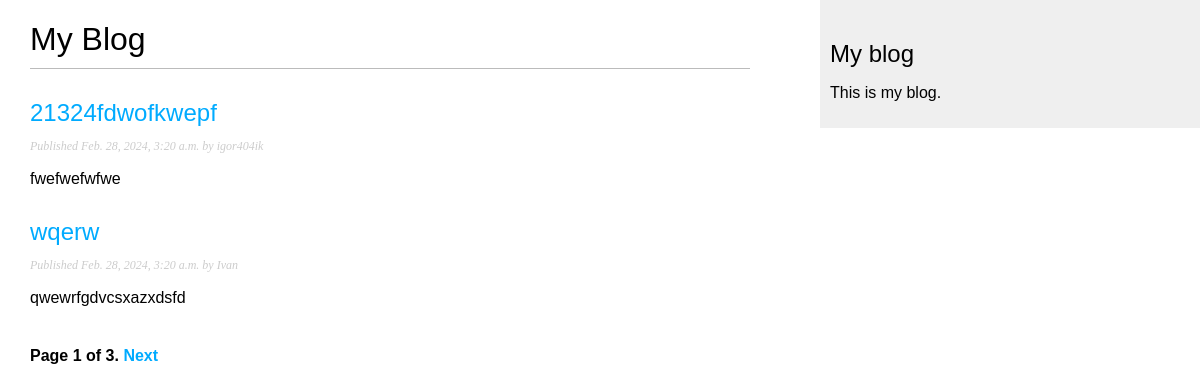
Screenshot of /blog/ with the database file from the repository.
### blog/models.py (models this page shows, shortened)
class Post1(models.Model):
    class Status(models.TextChoices):
        DRAFT = 'DF', 'Draft'
        PUBLISHED = 'PB', 'Published'
    title = models.CharField(max_length=250)
    slug = models.SlugField(max_length=250)
    body = models.TextField()
    publish = models.DateTimeField(default=timezone.now)
    created = models.DateTimeField(auto_now_add=True)
    updated = models.DateTimeField(auto_now=True)
    status = models.CharField(max_length=2,choices=Status.choices,default=Status.DRAFT)
    author = models.ForeignKey(User,on_delete=models.CASCADE,related_name='blog_posts')
    objects = models.Manager() # The default manager.
    published = PublishedManager() # Our custom manager.
    class Meta:
        ordering = ['-publish']
        indexes = [
            models.Index(fields=['-publish'])
        ]

### blog/views.py (the view)
# urls.py: path('', views.post_list, name='post_list'),
def post_list(request):
    post_list = Post1.published.all()
    paginator = Paginator(post_list,2)
    page_number = request.GET.get('page', 1)
    posts = paginator.page(page_number)
    return render(request,'blog/list.html',{'posts': posts})

### blog/models.py (called while the page is built)
       def get_queryset(self):
           return super().get_queryset().filter(status=Post1.Status.PUBLISHED)

### blog/templates/blog/list.html (shortened to what this page needs)
{% extends "blog/base.html" %}
{% block content %}
  <h1>My Blog</h1>
  {% for post in posts %}
    <h2>
      <a href="{% url 'blog:post_detail' post.id %}">
        {{ post.title }}
      </a>
    </h2>
    <p class="date">
      Published {{ post.publish }} by {{ post.author }}
    </p>
    {{ post.body|truncatewords:30|linebreaks }}
  {% endfor %}
  {% include "blog/pagination.html" with page=posts %}
{% endblock %}

### blog/static/blog/css/blog.css (style rules this page uses)
body { margin:0; padding:0; font-family:helvetica, sans-serif; }
a { color:#00abff; text-decoration:none; }
h1 { font-weight:normal; border-bottom:1px solid #bbb; padding:0 0 10px 0; }
h2 { font-weight:normal; margin:30px 0 0; }
p.date { color:#ccc; font-family: georgia, serif; font-size: 12px; font-style: italic; }

### rows the page displays
Post1: title "21324fdwofkwepf", publish "Feb. 28, 2024, 3:20 a.m.", author "igor404ik", body "fwefwefwfwe"
Post1: title "wqerw", publish "Feb. 28, 2024, 3:20 a.m.", author "Ivan", body "qwewrfgdvcsxazxdsfd"

### other values shown
{{ page.number }} "1"
{{ page.paginator.num_pages }} "3"
